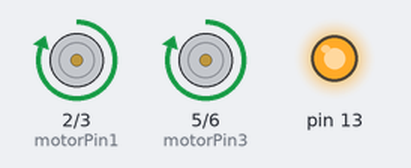
Simulated run of this sketch. Board: Arduino Uno, built with avr-gcc and run on an emulated ATmega328P. Parts: motor-driver pin pairs drawn as motors (green arrow = first pin HIGH = forward, orange = second pin HIGH = backward, longer = more drive), output pins drawn as LEDs (lit = HIGH).

Above: at 2.8 s.
At 6.1 s:
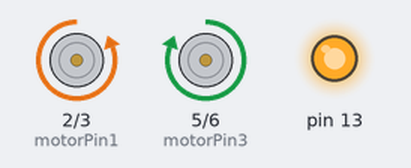
Timing chart, 0 to 10.4 s (numbered marks = the images above):
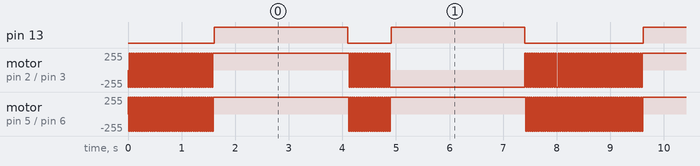

Measured:
- by itself, pin 13: repeats every 8.0 s: LOW 0.80 s, HIGH 2.5 s, LOW 2.2 s, HIGH 2.5 s
- by itself, motor on pin 2 (motorPin1) / pin 3 (motorPin2), motor on pin 5 (motorPin3) / pin 6 (motorPin4): moves between backward 255/255 and forward 255/255, repeating every 8.0 s

The sketch:

selfie_watie_code_ver_0.2.ino
```cpp
#include <SoftwareSerial.h>
SoftwareSerial serial(0, 1);


int motorPin1 = 2;
int motorPin2 = 3;
int motorPin3 = 5;
int motorPin4 = 6;

int motorPin5 = 8;
int motorPin6 = 9;
int motorPin7 = 11;
int motorPin8 = 12;

int delayTime = 10000;
int waterTime = 2500;

int waterPump = 13; // waterpump pinout
int sensorValue = 0;  // variable to store value coming


void setup()
{
  serial.begin(9600);
  pinMode(13, OUTPUT);
  pinMode(motorPin1, OUTPUT);
  pinMode(motorPin2, OUTPUT);
  pinMode(motorPin3, OUTPUT);
  pinMode(motorPin4, OUTPUT);

}

void loop()
{
  for(int i=0; i<40; i++){
     digitalWrite(motorPin1, LOW);
     digitalWrite(motorPin2, HIGH);
     digitalWrite(motorPin3, HIGH);
     digitalWrite(motorPin4, LOW);
     digitalWrite(motorPin5, LOW);
     digitalWrite(motorPin6, HIGH);
     digitalWrite(motorPin7, HIGH);
     digitalWrite(motorPin8, LOW);
     delayMicroseconds(delayTime);
     digitalWrite(motorPin1, LOW);
     digitalWrite(motorPin2, HIGH);
     digitalWrite(motorPin3, LOW);
     digitalWrite(motorPin4, HIGH);
     digitalWrite(motorPin5, LOW);
      digitalWrite(motorPin6, HIGH);
      digitalWrite(motorPin7, LOW);
      digitalWrite(motorPin8, HIGH);
      delayMicroseconds(delayTime);
      digitalWrite(motorPin1, HIGH);
      digitalWrite(motorPin2, LOW);
      digitalWrite(motorPin3, LOW);
      digitalWrite(motorPin4, HIGH);
      digitalWrite(motorPin5, HIGH);
      digitalWrite(motorPin6, LOW);
      digitalWrite(motorPin7, LOW);
      digitalWrite(motorPin8, HIGH);

      delayMicroseconds(delayTime);
      digitalWrite(motorPin1, HIGH);
      digitalWrite(motorPin2, LOW);
      digitalWrite(motorPin3, HIGH);
      digitalWrite(motorPin4, LOW);
      digitalWrite(motorPin5, HIGH);
      digitalWrite(motorPin6, LOW);
      digitalWrite(motorPin7, HIGH);
      digitalWrite(motorPin8, LOW);
      delayMicroseconds(delayTime);
     }

      digitalWrite(13, HIGH);
      delay(waterTime);
      digitalWrite(13, LOW);

     for(int i=0; i<20; i++){
      digitalWrite(motorPin1, HIGH);
      digitalWrite(motorPin2, LOW);
      digitalWrite(motorPin3, HIGH);
      digitalWrite(motorPin4, LOW);
      digitalWrite(motorPin5, HIGH);
      digitalWrite(motorPin6, LOW);
      digitalWrite(motorPin7, HIGH);
      digitalWrite(motorPin8, LOW);
      delayMicroseconds(delayTime);
      digitalWrite(motorPin1, HIGH);
      digitalWrite(motorPin2, LOW);
      digitalWrite(motorPin3, LOW);
      digitalWrite(motorPin4, HIGH);
      digitalWrite(motorPin5, HIGH);
      digitalWrite(motorPin6, LOW);
      digitalWrite(motorPin7, LOW);
      digitalWrite(motorPin8, HIGH);
      delayMicroseconds(delayTime);
      digitalWrite(motorPin1, LOW);
      digitalWrite(motorPin2, HIGH);
      digitalWrite(motorPin3, LOW);
      digitalWrite(motorPin4, HIGH);
      digitalWrite(motorPin5, LOW);
     digitalWrite(motorPin6, HIGH);
      digitalWrite(motorPin7, LOW);
      digitalWrite(motorPin8, HIGH);
      delayMicroseconds(delayTime);
     digitalWrite(motorPin1, LOW);
     digitalWrite(motorPin2, HIGH);
     digitalWrite(motorPin3, HIGH);
     digitalWrite(motorPin4, LOW);
     digitalWrite(motorPin5, LOW);
     digitalWrite(motorPin6, HIGH);
     digitalWrite(motorPin7, HIGH);
     digitalWrite(motorPin8, LOW);
     delayMicroseconds(delayTime);
     }

     digitalWrite(13, HIGH);
      delay(waterTime);
      digitalWrite(13, LOW);

   for(int i=0; i<15; i++){
      digitalWrite(motorPin1, HIGH);
      digitalWrite(motorPin2, LOW);
      digitalWrite(motorPin3, HIGH);
      digitalWrite(motorPin4, LOW);
      digitalWrite(motorPin5, HIGH);
      digitalWrite(motorPin6, LOW);
      digitalWrite(motorPin7, HIGH);
      digitalWrite(motorPin8, LOW);
      delayMicroseconds(delayTime);
      digitalWrite(motorPin1, HIGH);
      digitalWrite(motorPin2, LOW);
      digitalWrite(motorPin3, LOW);
      digitalWrite(motorPin4, HIGH);
      digitalWrite(motorPin5, HIGH);
      digitalWrite(motorPin6, LOW);
      digitalWrite(motorPin7, LOW);
      digitalWrite(motorPin8, HIGH);
      delayMicroseconds(delayTime);
      digitalWrite(motorPin1, LOW);
      digitalWrite(motorPin2, HIGH);
      digitalWrite(motorPin3, LOW);
      digitalWrite(motorPin4, HIGH);
      digitalWrite(motorPin5, LOW);
     digitalWrite(motorPin6, HIGH);
      digitalWrite(motorPin7, LOW);
      digitalWrite(motorPin8, HIGH);
      delayMicroseconds(delayTime);
     digitalWrite(motorPin1, LOW);
     digitalWrite(motorPin2, HIGH);
     digitalWrite(motorPin3, HIGH);
     digitalWrite(motorPin4, LOW);
     digitalWrite(motorPin5, LOW);
     digitalWrite(motorPin6, HIGH);
     digitalWrite(motorPin7, HIGH);
     digitalWrite(motorPin8, LOW);
     delayMicroseconds(delayTime);

     //digitalWrite(13, HIGH);
     //delay(waterTime);
     //digitalWrite(13, LOW);

   }
}
 /*turn the ledPin on
 if (1){
   for(int i=0; i<50; i++){
     digitalWrite(motorPin1, LOW);
     digitalWrite(motorPin2, HIGH);
     digitalWrite(motorPin3, HIGH);
     digitalWrite(motorPin4, LOW);
     delay(delayTime);
     digitalWrite(motorPin1, LOW);
     digitalWrite(motorPin2, HIGH);
      digitalWrite(motorPin3, LOW);
      digitalWrite(motorPin4, HIGH);
      delay(delayTime);
      digitalWrite(motorPin1, HIGH);
      digitalWrite(motorPin2, LOW);
      digitalWrite(motorPin3, LOW);
      digitalWrite(motorPin4, HIGH);
      delay(delayTime);
      digitalWrite(motorPin1, HIGH);
      digitalWrite(motorPin2, LOW);
      digitalWrite(motorPin3, HIGH);
      digitalWrite(motorPin4, LOW);
      delay(delayTime);
   }
   for(int i=0; i<10; i++){
     digitalWrite(motorPin1, LOW);
     digitalWrite(motorPin2, HIGH);
     digitalWrite(motorPin3, HIGH);
     digitalWrite(motorPin4, LOW);
     delay(delayTime);
     digitalWrite(motorPin1, LOW);
     digitalWrite(motorPin2, HIGH);
      digitalWrite(motorPin3, LOW);
      digitalWrite(motorPin4, HIGH);
      delay(delayTime);
      digitalWrite(motorPin1, HIGH);
      digitalWrite(motorPin2, LOW);
      digitalWrite(motorPin3, LOW);
      digitalWrite(motorPin4, HIGH);
      delay(delayTime);
      digitalWrite(motorPin1, HIGH);
      digitalWrite(motorPin2, LOW);
      digitalWrite(motorPin3, HIGH);
      digitalWrite(motorPin4, LOW);
      delay(delayTime);
   }

    for(int i=0; i<50; i++){
      digitalWrite(motorPin1, HIGH);
      digitalWrite(motorPin2, LOW);
      digitalWrite(motorPin3, HIGH);
      digitalWrite(motorPin4, LOW);
      delay(delayTime);
      digitalWrite(motorPin1, HIGH);
      digitalWrite(motorPin2, LOW);
      digitalWrite(motorPin3, LOW);
      digitalWrite(motorPin4, HIGH);
      delay(delayTime);
      digitalWrite(motorPin1, LOW);
     digitalWrite(motorPin2, HIGH);
      digitalWrite(motorPin3, LOW);
      digitalWrite(motorPin4, HIGH);
      delay(delayTime);
     digitalWrite(motorPin1, LOW);
     digitalWrite(motorPin2, HIGH);
     digitalWrite(motorPin3, HIGH);
     digitalWrite(motorPin4, LOW);
     delay(delayTime);
   }


}
}

*/
```
